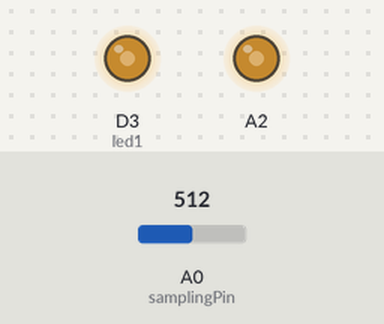
Bench run of a sketch on a simulated STM32 Nucleo. Parts: output pins drawn as LEDs (lit = HIGH). Inputs (shaded band) come from the test bench; at power-on: A0 (samplingPin) = 512 (analog values on the 0–1023 scale). What the sketch prints to the serial monitor is not drawn.

Above: at 1.2 s.
1.3 s: A0 (samplingPin) set to 716
At 2.5 s:
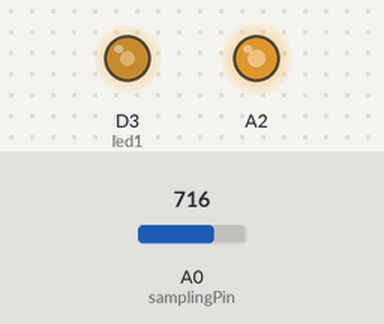
2.8 s: A0 (samplingPin) set to 900
At 3.8 s:
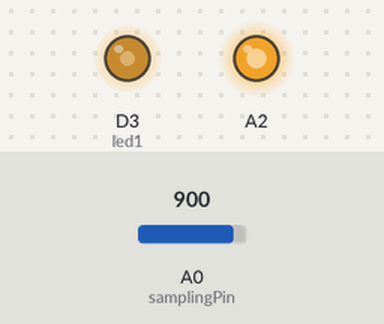
4.3 s: A0 (samplingPin) set to 122
At 5.0 s:
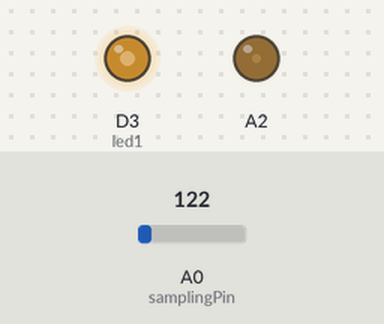
5.8 s: A0 (samplingPin) set to 0
At 6.1 s:
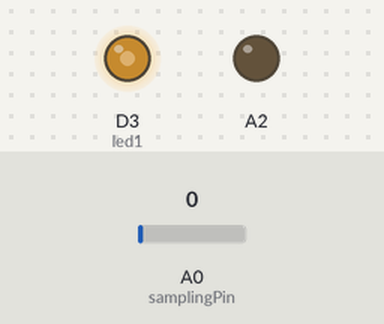
7.3 s: A0 (samplingPin) set to 511
At 8.4 s:
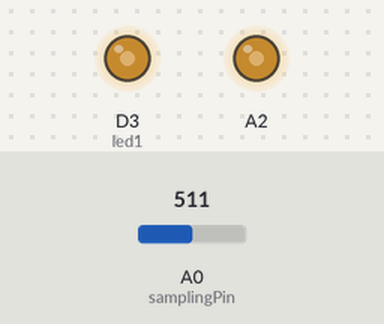
Timing chart, 0 to 9.8 s (numbered marks = the images above; inputs shaded):
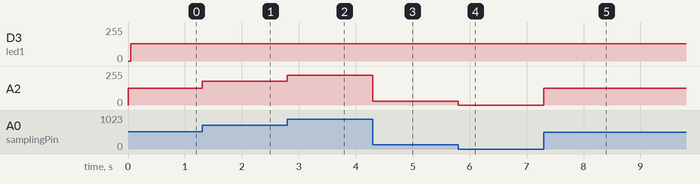

The sketch:

Lab_3_Code.ino
```cpp
#include <Arduino.h>

const int samplingPin = A0;

// Define serial baud rate
const long baudRate = 2000000; // Baud Rate, baud
const int frequency = 1000; //Sampling Frequency, Hz
long start_time = 0;
const int led1 = PB3;  // Nucleo-G431KB LED Pin 13

void setup() {
  // Set up serial communication
  Serial.begin(baudRate);
  analogReadResolution(12);
  pinMode(led1, OUTPUT);
  pinMode(PA4, OUTPUT);
  analogWriteResolution(12);
}

void loop() {
  if (micros() - start_time >= 1000000/frequency) {

    start_time = micros();
    digitalWrite(led1, !digitalRead(led1));

    int t = analogRead(samplingPin);
    analogWrite(PA4,t);
    Serial.println(t);
  }
}
```

Measured:
- after the input at 1.3 s, A2: 127/255 → 178/255 at once
- after the input at 2.8 s, A2: 178/255 → 224/255 at once
- after the input at 4.3 s, A2: 224/255 → 30/255 at once
- after the input at 5.8 s, A2: 30/255 → 0/255 at once
- after the input at 7.3 s, A2: 0/255 → 127/255 at once
